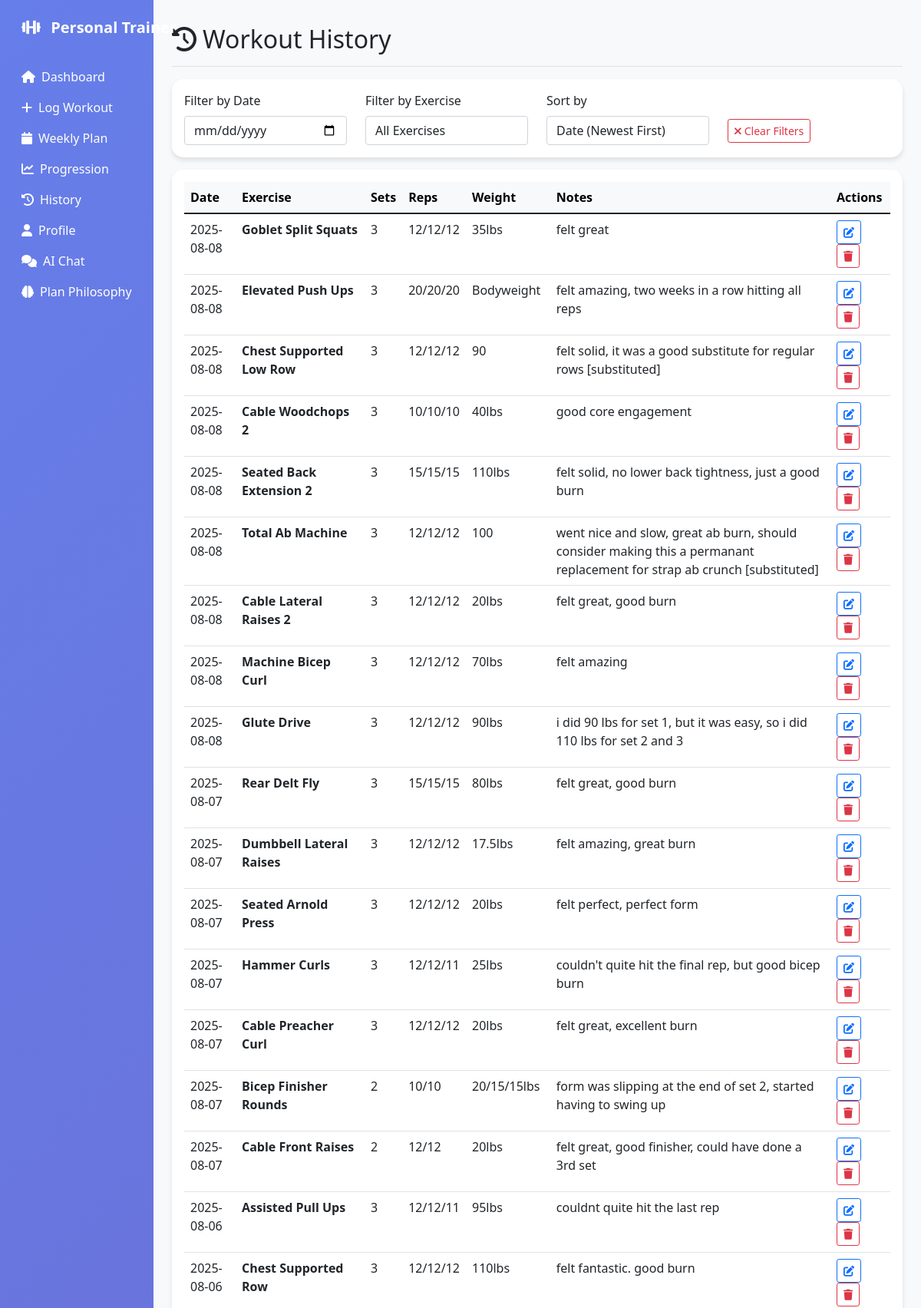
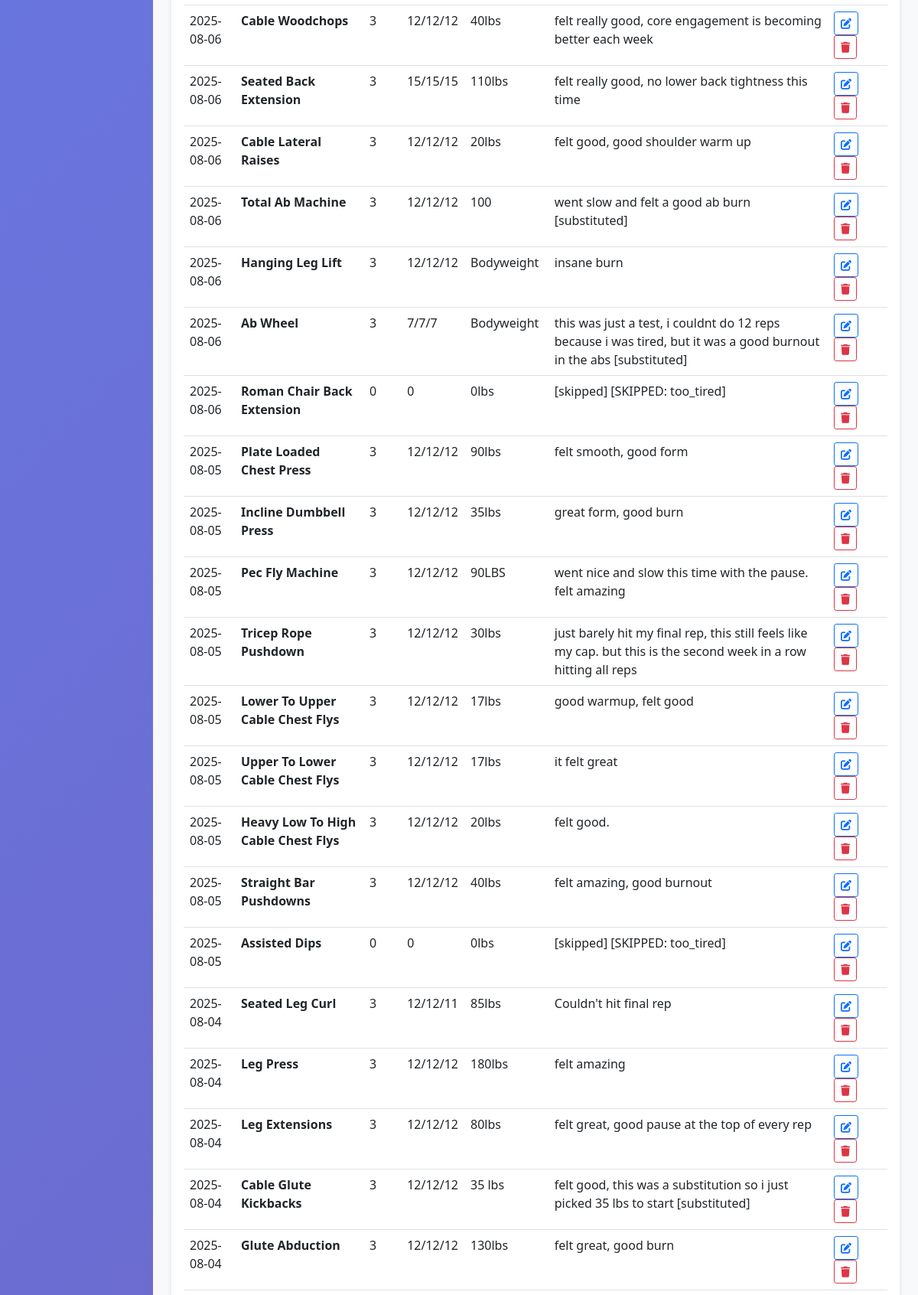
The app's page /history (upper part) with its own data (2 pictures, top to bottom).
### tables this page shows
CREATE TABLE workouts (
    id INTEGER PRIMARY KEY AUTOINCREMENT,
    exercise_name TEXT,
    sets INTEGER,
    reps TEXT,
    weight TEXT,
    date_logged TEXT,
    notes TEXT
, substitution_reason TEXT, performance_context TEXT, environmental_factors TEXT, difficulty_rating INTEGER, gym_location TEXT, progression_notes TEXT, day_completed BOOLEAN DEFAULT FALSE);

### app.py (the view)
@app.route('/history')
def history():
    conn = sqlite3.connect('workout_logs.db')
    cursor = conn.cursor()
    try:
        cursor.execute('SELECT exercise_name, sets, reps, weight, date_logged, notes, id FROM workouts ORDER BY date_logged DESC')
        workouts = cursor.fetchall()
    except sqlite3.OperationalError as e:
        print(f"Error fetching workout history: {e}")
        workouts = []
    conn.close()
    return render_template('history.html', workouts=workouts)

### templates/history.html (shortened to what this page needs)
{% extends "base.html" %}
{% block content %}
<div class="d-flex justify-content-between flex-wrap flex-md-nowrap align-items-center pt-3 pb-2 mb-3 border-bottom">
    <h1 class="h2"><i class="fas fa-history me-2"></i>Workout History</h1>
</div>
<div class="card mb-3">
    <div class="card-body">
        <div class="row align-items-center">
            <div class="col-md-3">
                <label for="dateFilter" class="form-label">Filter by Date</label>
                <input type="date" class="form-control" id="dateFilter" onchange="filterWorkouts()">
            </div>
            <div class="col-md-3">
                <label for="exerciseFilter" class="form-label">Filter by Exercise</label>
                <select class="form-control" id="exerciseFilter" onchange="filterWorkouts()">
                    <option value="">All Exercises</option>
                    {% set exercises = workouts | map(attribute=0) | list | unique %}
                </select>
            </div>
            <div class="col-md-3">
                <label for="sortBy" class="form-label">Sort by</label>
                <select class="form-control" id="sortBy" onchange="sortWorkouts()">
                    <option value="date-desc">Date (Newest First)</option>
                </select>
            </div>
            <div class="col-md-3">
                <label class="form-label">&nbsp;</label>
                <div>
                    <button class="btn btn-outline-danger btn-sm" onclick="clearFilters()">
                        <i class="fas fa-times me-1"></i>Clear Filters
                    </button>
                </div>
            </div>
        </div>
    </div>
</div>
<div class="card">
    <div class="card-body">
        {% if workouts %}
            <div class="table-responsive">
                <table class="table table-hover" id="workoutsTable">
                    <thead class="table-light">
                        <tr>
                            <th>Date</th>
                            <th>Exercise</th>
                            <th>Sets</th>
                            <th>Reps</th>
                            <th>Weight</th>
                            <th>Notes</th>
                            <th>Actions</th>
                        </tr>
                    </thead>
                    <tbody>
                        {% for workout in workouts %}
                            {% set exercise, sets, reps, weight, date, notes, workout_id = workout %}
                            <tr data-workout-id="{{ workout_id }}" data-date="{{ date }}" data-exercise="{{ exercise }}" data-weight="{{ weight }}">
                                <td>{{ date }}</td>
                                <td><strong>{{ exercise.title() }}</strong></td>
                                <td>{{ sets }}</td>
                                <td>{{ reps }}</td>
                                <td>{{ weight }}</td>
                                <td>{{ notes or '-' }}</td>
                                <td>
                                    <button class="btn btn-sm btn-outline-primary me-1" onclick="editWorkout({{ workout_id }}, '{{ exercise }}', {{ sets }}, '{{ reps }}', '{{ weight }}', '{{ notes or '' }}', '{{ date }}')" title="Edit">
                                        <i class="fas fa-edit"></i>
                                    </button>
                                    <button class="btn btn-sm btn-outline-danger" onclick="deleteWorkout({{ workout_id }}, '{{ exercise }}', '{{ date }}')" title="Delete">
                                        <i class="fas fa-trash"></i>
                                    </button>
                                </td>
                            </tr>
                        {% endfor %}
                    </tbody>
                </table>
            </div>
        {% else %}
            <div class="text-center py-5">
                <i class="fas fa-dumbbell fa-3x text-muted mb-3"></i>
                <h5>No workouts logged yet</h5>
                <p class="text-muted">Start by <a href="{{ url_for('log_workout') }}">logging your first workout</a>!</p>
            </div>
        {% endif %}
    </div>
</div>
{% endblock %}

### templates/base.html (style rules this page uses)
.card { border: none; border-radius: 15px; box-shadow: 0 4px 6px rgba(0, 0, 0, 0.1); }

### records on screen
workouts: date_logged "2025-08-08", title "Goblet Split Squats", sets "3", reps "12/12/12", weight "35lbs", notes "felt great"
workouts: date_logged "2025-08-08", title "Elevated Push Ups", sets "3", reps "20/20/20", weight "Bodyweight", notes "felt amazing, two weeks in a row hitting all reps"
workouts: date_logged "2025-08-08", title "Chest Supported Low Row", sets "3", reps "12/12/12", weight "90", notes "felt solid, it was a good substitute for regular rows [substituted]"
workouts: date_logged "2025-08-08", title "Cable Woodchops 2", sets "3", reps "10/10/10", weight "40lbs", notes "good core engagement"
workouts: date_logged "2025-08-08", title "Seated Back Extension 2", sets "3", reps "15/15/15", weight "110lbs", notes "felt solid, no lower back tightness, just a good burn"
workouts: date_logged "2025-08-08", title "Total Ab Machine", sets "3", reps "12/12/12", weight "100", notes "went nice and slow, great ab burn, should consider making this a permanant replacement for strap ab crunch [substituted]"
workouts: date_logged "2025-08-08", title "Cable Lateral Raises 2", sets "3", reps "12/12/12", weight "20lbs", notes "felt great, good burn"
workouts: date_logged "2025-08-08", title "Machine Bicep Curl", sets "3", reps "12/12/12", weight "70lbs", notes "felt amazing"
workouts: date_logged "2025-08-08", title "Glute Drive", sets "3", reps "12/12/12", weight "90lbs", notes "i did 90 lbs for set 1, but it was easy, so i did 110 lbs for set 2 and 3"
workouts: date_logged "2025-08-07", title "Rear Delt Fly", sets "3", reps "15/15/15", weight "80lbs", notes "felt great, good burn"
workouts: date_logged "2025-08-07", title "Dumbbell Lateral Raises", sets "3", reps "12/12/12", weight "17.5lbs", notes "felt amazing, great burn"
workouts: date_logged "2025-08-07", title "Seated Arnold Press", sets "3", reps "12/12/12", weight "20lbs", notes "felt perfect, perfect form"
workouts: date_logged "2025-08-07", title "Hammer Curls", sets "3", reps "12/12/11", weight "25lbs", notes "couldn't quite hit the final rep, but good bicep burn"
workouts: date_logged "2025-08-07", title "Cable Preacher Curl", sets "3", reps "12/12/12", weight "20lbs", notes "felt great, excellent burn"
workouts: date_logged "2025-08-07", title "Bicep Finisher Rounds", sets "2", reps "10/10", weight "20/15/15lbs", notes "form was slipping at the end of set 2, started having to swing up"
workouts: date_logged "2025-08-07", title "Cable Front Raises", sets "2", reps "12/12", weight "20lbs", notes "felt great, good finisher, could have done a 3rd set"
workouts: date_logged "2025-08-06", title "Assisted Pull Ups", sets "3", reps "12/12/11", weight "95lbs", notes "couldnt quite hit the last rep"
workouts: date_logged "2025-08-06", title "Chest Supported Row", sets "3", reps "12/12/12", weight "110lbs", notes "felt fantastic. good burn"
workouts: date_logged "2025-08-06", title "Cable Woodchops", sets "3", reps "12/12/12", weight "40lbs", notes "felt really good, core engagement is becoming better each week"
workouts: date_logged "2025-08-06", title "Seated Back Extension", sets "3", reps "15/15/15", weight "110lbs", notes "felt really good, no lower back tightness this time"
workouts: date_logged "2025-08-06", title "Cable Lateral Raises", sets "3", reps "12/12/12", weight "20lbs", notes "felt good, good shoulder warm up"
workouts: date_logged "2025-08-06", title "Total Ab Machine", sets "3", reps "12/12/12", weight "100", notes "went slow and felt a good ab burn [substituted]"
workouts: date_logged "2025-08-06", title "Hanging Leg Lift", sets "3", reps "12/12/12", weight "Bodyweight", notes "insane burn"
workouts: date_logged "2025-08-06", title "Ab Wheel", sets "3", reps "7/7/7", weight "Bodyweight", notes "this was just a test, i couldnt do 12 reps because i was tired, but it was a good burnout in the abs [substituted]"
workouts: date_logged "2025-08-06", title "Roman Chair Back Extension", sets "0", reps "0", weight "0lbs", notes "[skipped] [SKIPPED: too_tired]"
workouts: date_logged "2025-08-05", title "Plate Loaded Chest Press", sets "3", reps "12/12/12", weight "90lbs", notes "felt smooth, good form"
workouts: date_logged "2025-08-05", title "Incline Dumbbell Press", sets "3", reps "12/12/12", weight "35lbs", notes "great form, good burn"
workouts: date_logged "2025-08-05", title "Pec Fly Machine", sets "3", reps "12/12/12", weight "90LBS", notes "went nice and slow this time with the pause. felt amazing"
workouts: date_logged "2025-08-05", title "Tricep Rope Pushdown", sets "3", reps "12/12/12", weight "30lbs", notes "just barely hit my final rep, this still feels like my cap. but this is the second week in a row hitting all reps"
workouts: date_logged "2025-08-05", title "Lower To Upper Cable Chest Flys", sets "3", reps "12/12/12", weight "17lbs", notes "good warmup, felt good"
workouts: date_logged "2025-08-05", title "Upper To Lower Cable Chest Flys", sets "3", reps "12/12/12", weight "17lbs", notes "it felt great"
workouts: date_logged "2025-08-05", title "Heavy Low To High Cable Chest Flys", sets "3", reps "12/12/12", weight "20lbs", notes "felt good."
workouts: date_logged "2025-08-05", title "Straight Bar Pushdowns", sets "3", reps "12/12/12", weight "40lbs", notes "felt amazing, good burnout"
workouts: date_logged "2025-08-05", title "Assisted Dips", sets "0", reps "0", weight "0lbs", notes "[skipped] [SKIPPED: too_tired]"
workouts: date_logged "2025-08-04", title "Seated Leg Curl", sets "3", reps "12/12/11", weight "85lbs", notes "Couldn't hit final rep"
workouts: date_logged "2025-08-04", title "Leg Press", sets "3", reps "12/12/12", weight "180lbs", notes "felt amazing"
workouts: date_logged "2025-08-04", title "Leg Extensions", sets "3", reps "12/12/12", weight "80lbs", notes "felt great, good pause at the top of every rep"
workouts: date_logged "2025-08-04", title "Cable Glute Kickbacks", sets "3", reps "12/12/12", weight "35 lbs", notes "felt good, this was a substitution so i just picked 35 lbs to start [substituted]"
workouts: date_logged "2025-08-04", title "Glute Abduction", sets "3", reps "12/12/12", weight "130lbs", notes "felt great, good burn"
